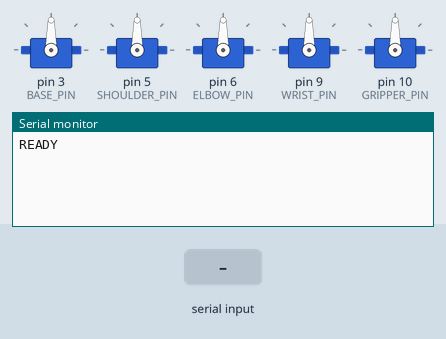
Bench run of a sketch on a simulated Arduino Uno, built with avr-gcc and run on an emulated ATmega328P. Parts: 5 × servo, the last lines printed to the serial monitor. The inputs (shaded band) are chosen by the test bench.

Above: at 1.2 s.
1.3 s: "SERVO,1\n" received over Serial
At 2.0 s:
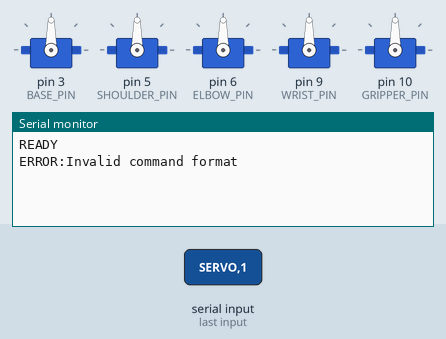
2.8 s: "HOME,1\n" received over Serial
At 3.2 s:
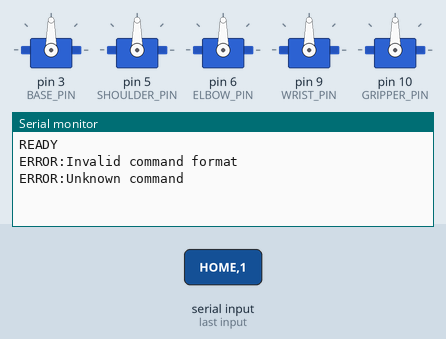
4.3 s: "HOME\n" received over Serial
At 4.8 s:
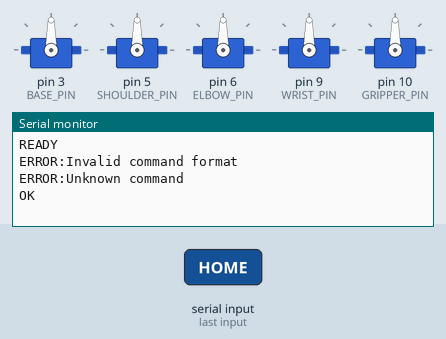

Measured:
- after the input at 1.3 s, the serial monitor: prints a new line at once (image 1)
- after the input at 2.8 s, the serial monitor: prints a new line at once (image 2)
- after the input at 4.3 s, the serial monitor: prints a new line at once (image 3)

The sketch:

robotic_arm.ino
```cpp
/*
 * 5-DOF Robotic Arm Sorting System - Firmware
 *
 * This firmware controls a 5 Degree-of-Freedom robotic arm using servo motors.
 * It receives commands via serial communication from the control software.
 *
 * Hardware:
 * - 5 Servo motors (base, shoulder, elbow, wrist, gripper)
 * - Arduino board (Uno/Mega recommended)
 *
 * Command Protocol:
 * - Format: "SERVO,angle,angle,angle,angle,angle\n"
 * - Example: "SERVO,90,45,120,60,30\n"
 * - Each angle is in degrees (0-180)
 */

#include <Servo.h>

// Define servo pins
#define BASE_PIN 3
#define SHOULDER_PIN 5
#define ELBOW_PIN 6
#define WRIST_PIN 9
#define GRIPPER_PIN 10

// Define servo objects
Servo baseServo;
Servo shoulderServo;
Servo elbowServo;
Servo wristServo;
Servo gripperServo;

// Current servo positions
int basePos = 90;
int shoulderPos = 90;
int elbowPos = 90;
int wristPos = 90;
int gripperPos = 90;

// Movement speed control (delay in ms)
#define MOVE_DELAY 15

// Buffer for serial communication
String inputBuffer = "";
boolean stringComplete = false;

void setup() {
  // Initialize serial communication
  Serial.begin(9600);

  // Attach servos to pins
  baseServo.attach(BASE_PIN);
  shoulderServo.attach(SHOULDER_PIN);
  elbowServo.attach(ELBOW_PIN);
  wristServo.attach(WRIST_PIN);
  gripperServo.attach(GRIPPER_PIN);

  // Move to home position
  moveToHome();

  Serial.println("READY");
}

void loop() {
  // Check for serial commands
  if (stringComplete) {
    processCommand(inputBuffer);
    inputBuffer = "";
    stringComplete = false;
  }
}

void serialEvent() {
  while (Serial.available()) {
    char inChar = (char)Serial.read();
    inputBuffer += inChar;
    if (inChar == '\n') {
      stringComplete = true;
    }
  }
}

void processCommand(String command) {
  command.trim();

  if (command.startsWith("SERVO")) {
    // Parse servo angles
    int angles[5];
    int startIdx = 6; // Skip "SERVO,"
    int angleIdx = 0;

    for (int i = 0; i < 5; i++) {
      int commaIdx = command.indexOf(',', startIdx);
      if (commaIdx == -1 && i < 4) {
        Serial.println("ERROR:Invalid command format");
        return;
      }

      String angleStr;
      if (commaIdx == -1) {
        angleStr = command.substring(startIdx);
      } else {
        angleStr = command.substring(startIdx, commaIdx);
      }

      angles[i] = angleStr.toInt();
      startIdx = commaIdx + 1;
    }

    // Validate angles
    for (int i = 0; i < 5; i++) {
      if (angles[i] < 0 || angles[i] > 180) {
        Serial.println("ERROR:Angle out of range");
        return;
      }
    }

    // Move servos smoothly
    moveSmoothly(angles[0], angles[1], angles[2], angles[3], angles[4]);
    Serial.println("OK");

  } else if (command.equals("HOME")) {
    moveToHome();
    Serial.println("OK");

  } else if (command.equals("STATUS")) {
    Serial.print("STATUS:");
    Serial.print(basePos);
    Serial.print(",");
    Serial.print(shoulderPos);
    Serial.print(",");
    Serial.print(elbowPos);
    Serial.print(",");
    Serial.print(wristPos);
    Serial.print(",");
    Serial.println(gripperPos);

  } else if (command.equals("PING")) {
    Serial.println("PONG");

  } else {
    Serial.println("ERROR:Unknown command");
  }
}

void moveSmoothly(int base, int shoulder, int elbow, int wrist, int gripper) {
  // Calculate number of steps needed
  int maxSteps = max(max(max(max(
    abs(base - basePos),
    abs(shoulder - shoulderPos)),
    abs(elbow - elbowPos)),
    abs(wrist - wristPos)),
    abs(gripper - gripperPos));

  // Move in small increments
  for (int step = 0; step <= maxSteps; step++) {
    if (basePos != base) {
      int newPos = map(step, 0, maxSteps, basePos, base);
      baseServo.write(newPos);
    }
    if (shoulderPos != shoulder) {
      int newPos = map(step, 0, maxSteps, shoulderPos, shoulder);
      shoulderServo.write(newPos);
    }
    if (elbowPos != elbow) {
      int newPos = map(step, 0, maxSteps, elbowPos, elbow);
      elbowServo.write(newPos);
    }
    if (wristPos != wrist) {
      int newPos = map(step, 0, maxSteps, wristPos, wrist);
      wristServo.write(newPos);
    }
    if (gripperPos != gripper) {
      int newPos = map(step, 0, maxSteps, gripperPos, gripper);
      gripperServo.write(newPos);
    }
    delay(MOVE_DELAY);
  }

  // Update positions
  basePos = base;
  shoulderPos = shoulder;
  elbowPos = elbow;
  wristPos = wrist;
  gripperPos = gripper;
}

void moveToHome() {
  moveSmoothly(90, 90, 90, 90, 90);
}
```
